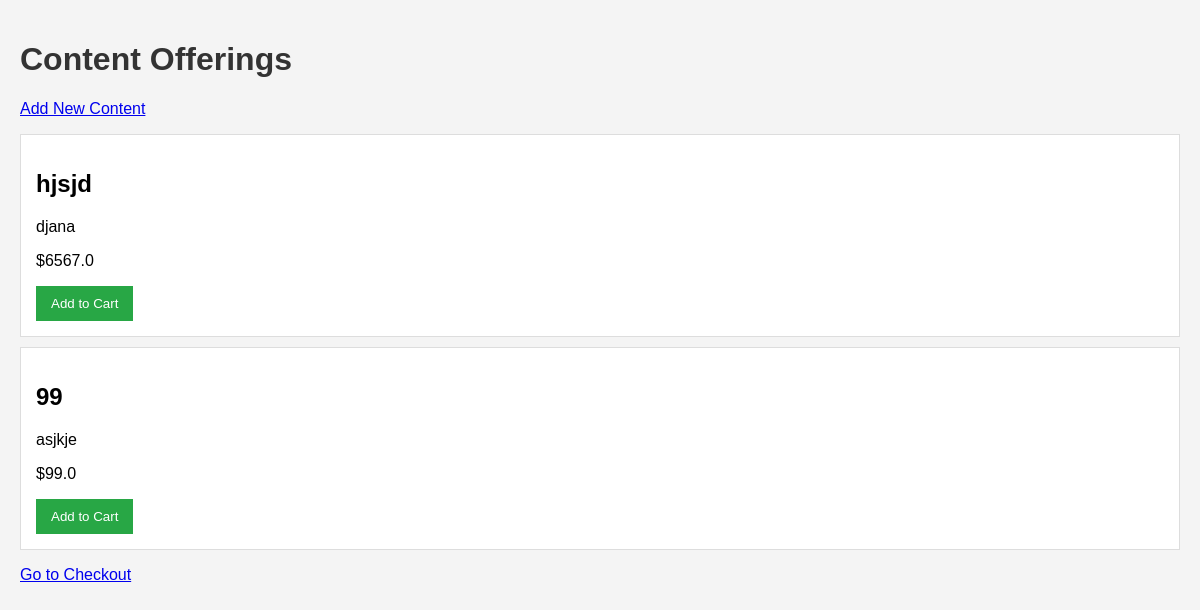
Before: / with the older database file.
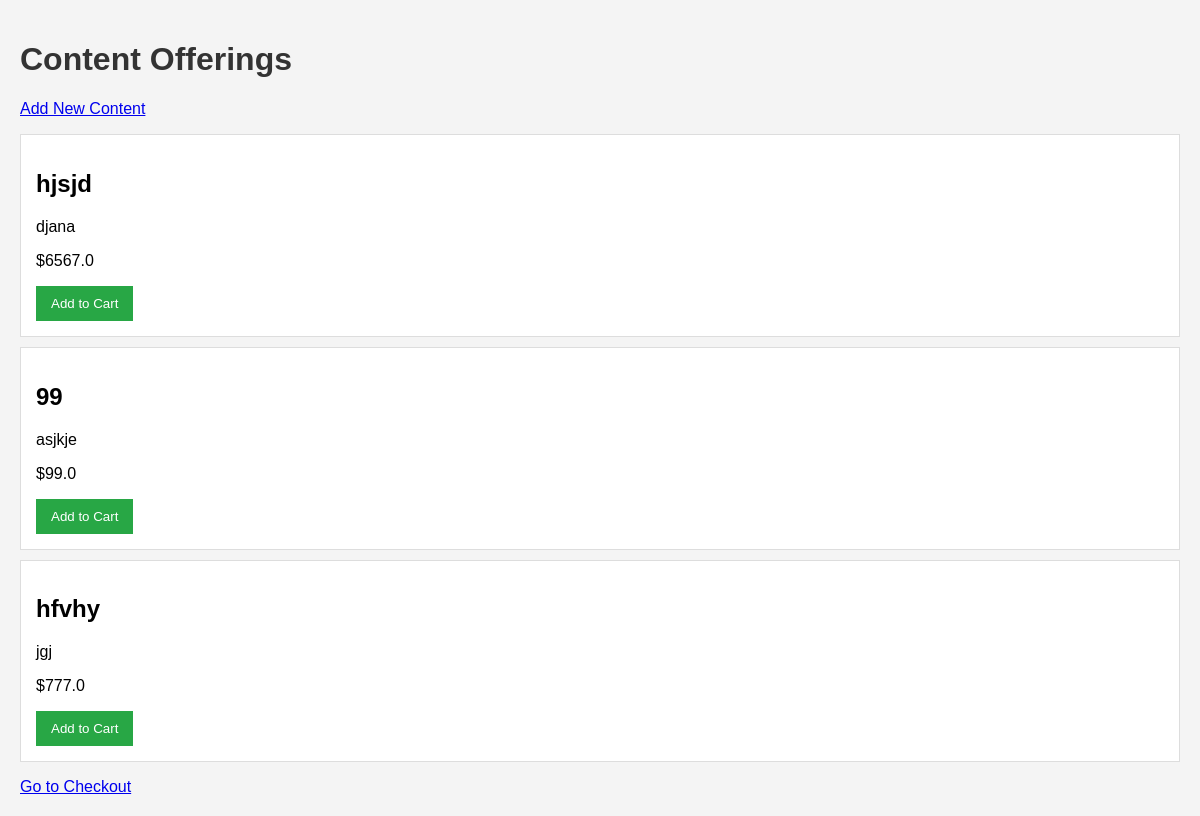
After: the same page with the newer database file.
### models.py (models this page shows)
class ContentOffering(db.Model):
    id = db.Column(db.Integer, primary_key=True)
    title = db.Column(db.String(100), nullable=False)
    description = db.Column(db.String(500), nullable=False)
    price = db.Column(db.Float, nullable=False)

### app.py (the view)
@app.route('/')
def home():
    content_offerings = ContentOffering.query.all()
    return render_template('home.html', content_offerings=content_offerings)

### templates/home.html (shortened to what this page needs)
<!DOCTYPE html>
<html lang="en">
<head>
    <link rel="stylesheet" href="{{ url_for('static', filename='css/style.css') }}">
</head>
<body>
    <h1>Content Offerings</h1>
    <a href="{{ url_for('add_content') }}">Add New Content</a>
    <ul>
        {% for content in content_offerings %}
        <li>
            <h2>{{ content.title }}</h2>
            <p>{{ content.description }}</p>
            <p>${{ content.price }}</p>
            <form action="{{ url_for('add_to_cart') }}" method="POST">
                <button type="submit">Add to Cart</button>
            </form>
        </li>
        {% endfor %}
    </ul>
    <a href="{{ url_for('checkout') }}">Go to Checkout</a>
</body>
</html>

### static/css/style.css (style rules this page uses)
body { font-family: Arial, sans-serif; margin: 0; padding: 20px; background-color: #f4f4f4; }
h1 { color: #333; }
ul { list-style-type: none; padding: 0; }
li { background: #fff; margin: 10px 0; padding: 15px; border: 1px solid #ddd; }
button { background: #28a745; color: #fff; border: none; padding: 10px 15px; cursor: pointer; }

Changed rows visible on the page:
added ContentOffering: title "hfvhy", description "jgj", price "777.0"
